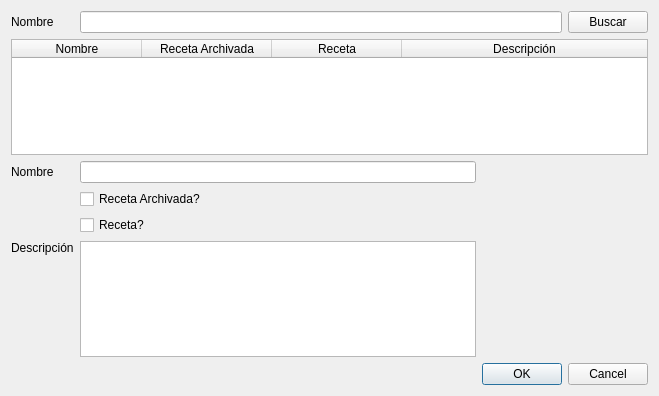
<?xml version="1.0" encoding="UTF-8"?>
<ui version="4.0">
 <class>vtnModificarMonodroga</class>
 <widget class="QWidget" name="vtnModificarMonodroga">
  <property name="geometry">
   <rect>
    <x>0</x>
    <y>0</y>
    <width>659</width>
    <height>396</height>
   </rect>
  </property>
  <property name="windowTitle">
   <string>Modificar Monodroga</string>
  </property>
  <layout class="QVBoxLayout" name="verticalLayout">
   <item>
    <layout class="QGridLayout" name="gridLayout">
     <item row="0" column="0">
      <widget class="QLabel" name="label">
       <property name="text">
        <string>Nombre</string>
       </property>
      </widget>
     </item>
     <item row="4" column="1">
      <widget class="QCheckBox" name="checkBox_2">
       <property name="text">
        <string>Receta?</string>
       </property>
      </widget>
     </item>
     <item row="1" column="0" colspan="4">
      <widget class="QTableWidget" name="tableWidget">
       <attribute name="horizontalHeaderDefaultSectionSize">
        <number>130</number>
       </attribute>
       <attribute name="horizontalHeaderStretchLastSection">
        <bool>true</bool>
       </attribute>
       <attribute name="verticalHeaderVisible">
        <bool>false</bool>
       </attribute>
       <column>
        <property name="text">
         <string>Nombre</string>
        </property>
       </column>
       <column>
        <property name="text">
         <string>Receta Archivada</string>
        </property>
       </column>
       <column>
        <property name="text">
         <string>Receta</string>
        </property>
       </column>
       <column>
        <property name="text">
         <string>Descripción</string>
        </property>
       </column>
      </widget>
     </item>
     <item row="0" column="3">
      <widget class="QPushButton" name="pushButton">
       <property name="text">
        <string>Buscar</string>
       </property>
      </widget>
     </item>
     <item row="5" column="1">
      <widget class="QTextEdit" name="textEdit"/>
     </item>
     <item row="2" column="0">
      <widget class="QLabel" name="label_2">
       <property name="text">
        <string>Nombre</string>
       </property>
      </widget>
     </item>
     <item row="2" column="1">
      <widget class="QLineEdit" name="lineEdit_2"/>
     </item>
     <item row="3" column="1">
      <widget class="QCheckBox" name="checkBox">
       <property name="text">
        <string>Receta Archivada?</string>
       </property>
      </widget>
     </item>
     <item row="0" column="1" colspan="2">
      <widget class="QLineEdit" name="lineEdit"/>
     </item>
     <item row="5" column="0" alignment="Qt::AlignTop">
      <widget class="QLabel" name="label_3">
       <property name="text">
        <string>Descripción</string>
       </property>
      </widget>
     </item>
     <item row="6" column="2" colspan="2">
      <widget class="QDialogButtonBox" name="buttonBox">
       <property name="standardButtons">
        <set>QDialogButtonBox::Cancel|QDialogButtonBox::Ok</set>
       </property>
      </widget>
     </item>
    </layout>
   </item>
  </layout>
 </widget>
 <tabstops>
  <tabstop>lineEdit</tabstop>
  <tabstop>pushButton</tabstop>
  <tabstop>tableWidget</tabstop>
  <tabstop>lineEdit_2</tabstop>
  <tabstop>checkBox</tabstop>
  <tabstop>checkBox_2</tabstop>
  <tabstop>textEdit</tabstop>
  <tabstop>buttonBox</tabstop>
 </tabstops>
 <resources/>
 <connections/>
</ui>
